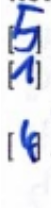
#> input picture paperballots_parser/samples/numbers.png, 51 x 208 px
$ python opencv_work.py
#> lines starting #> are read from the running program, lines starting #| are printed output that depends on the picture; after the words box and inside, x2 and y2 are one past the last pixel; in counts of white or black regions, pixels touching at a corner belong together

import cv2

image = cv2.imread('./samples/numbers.png', 0)
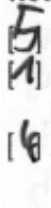
#> image: shape (208, 51); min 26, max 255, mean 218.7
thresh = cv2.threshold(image, 0, 255, cv2.THRESH_BINARY_INV + cv2.THRESH_OTSU)[1]
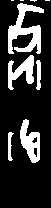
#> thresh: shape (208, 51); 19.3% white; 9 white regions (4 under 20 px)

cnts = cv2.findContours(thresh, cv2.RETR_EXTERNAL, cv2.CHAIN_APPROX_SIMPLE)
#> cnts = 9 contours, 4 with area under 20; largest, box (x1, y1, x2, y2) and area: (8, 3, 44, 54) 723, (20, 119, 40, 163) 480, (8, 55, 34, 90) 388, (36, 60, 41, 90) 86, (8, 132, 14, 161) 68
cnts = cnts[0] if len(cnts) == 2 else cnts[1]
for c, num in zip(cnts, range(len(cnts))):
    x,y,w,h = cv2.boundingRect(c)
    ROI = 255 - thresh[y:y+h, x:x+w]
    cv2.imwrite('./results/ROI_{}.png'.format(num), ROI)
#> this loop made 9 passes
#> (x, y, w, h) on passes 1, 2, 3, 4, 5, 7: (8, 132, 6, 29), (20, 119, 20, 44), (36, 60, 5, 30), (8, 55, 26, 35), (8, 3, 36, 51), (30, 0, 7, 2)
#> (c, x, y, w, h, ROI) on passes 6, 8, 9: ([[45, 0], [49, 0]], 45, 0, 5, 1, [[0, 0, 0, 0, 0]]), ([[20, 0], [23, 0]], 20, 0, 4, 1, [[0, 0, 0, 0]]), ([[11, 0], [13, 0]], 11, 0, 3, 1, [[0, 0, 0]])
#> pass 2, `ROI = 255 - thresh[y:y+h, x:x+w]`:
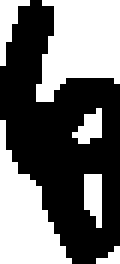
#> ROI: shape (44, 20) (shown 6 times larger); 43.6% white; 6 white regions (2 under 20 px), largest, box (x1, y1, x2, y2) and area: (6, 0, 20, 17) 171, (0, 20, 12, 44) 142, (0, 0, 5, 11) 24, (14, 29, 17, 38) 22

# cv2.imshow('thresh', 255 - thresh)
# cv2.waitKey()
